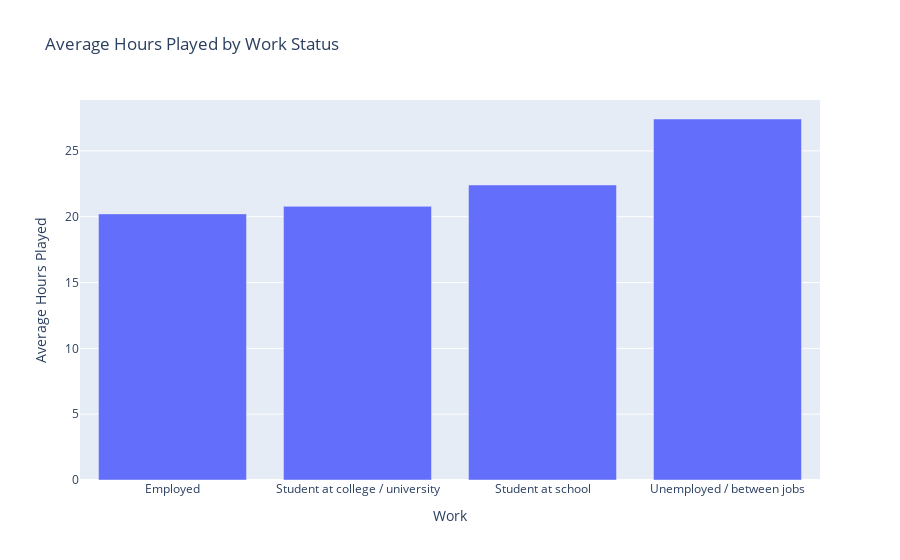
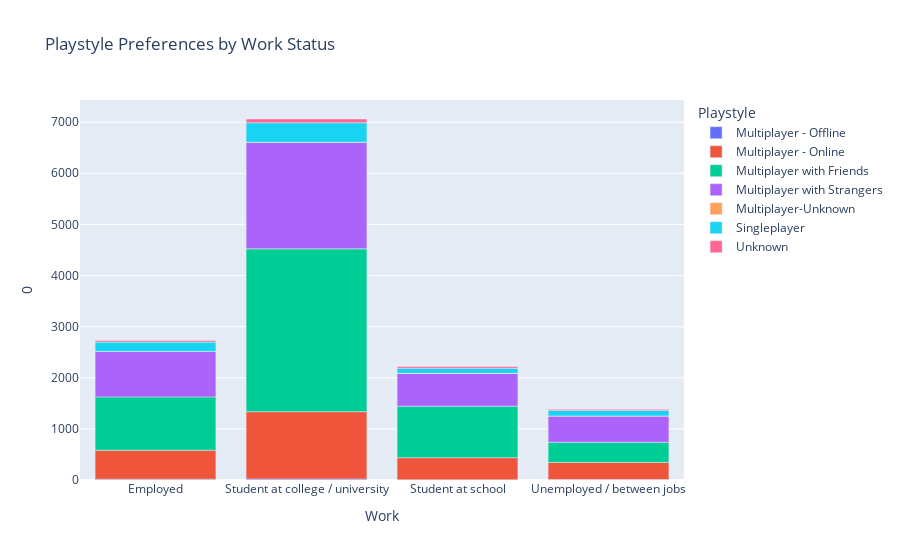
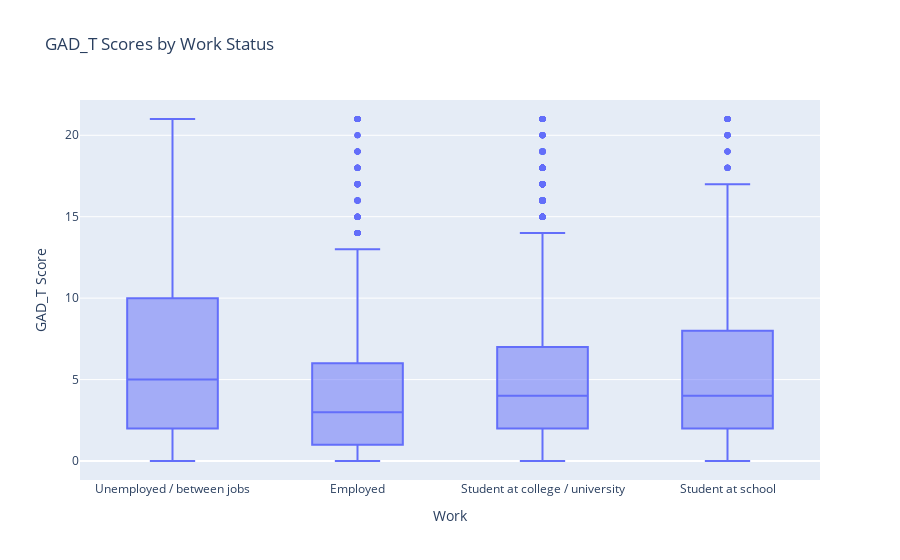

Notebook code for these charts, in order:
### Code cell
import pandas as pd
import plotly.express as px
from scipy import stats

# Assuming 'data' is your cleaned pandas DataFrame

# 1. Group Data by Work Status
grouped_data = data.groupby("Work")

# 2. Analyze Hours Played by Work Status

# ANOVA test
f_statistic, p_value = stats.f_oneway(*[group["Hours"] for name, group in grouped_data])
print("ANOVA for Hours Played:")
print(f"F-statistic: {f_statistic:.2f}, p-value: {p_value:.4f}")

# Interactive bar chart with Plotly Express
fig = px.bar(grouped_data["Hours"].mean().reset_index(), x="Work", y="Hours", 
             title="Average Hours Played by Work Status",
             labels={"Hours": "Average Hours Played"})
fig.show()

# 3. Analyze Playstyle Preferences by Work Status

# Chi-square test
playstyle_crosstab = pd.crosstab(data["Work"], data["Playstyle"])
chi2_stat, p_value, dof, expected = stats.chi2_contingency(playstyle_crosstab)
print("\nChi-square test for Playstyle Preferences:")
print(f"Chi-square statistic: {chi2_stat:.2f}, p-value: {p_value:.4f}")

# Interactive stacked bar chart with Plotly Express
fig = px.bar(playstyle_crosstab.stack().reset_index(), x="Work", y=0, color="Playstyle",
             title="Playstyle Preferences by Work Status",
             labels={0: "Proportion of Players"})
fig.show()

# 4. Analyze GAD_T Scores by Work Status

# Kruskal-Wallis H-test (non-parametric alternative to ANOVA)
h_statistic, p_value = stats.kruskal(*[group["GAD_T"] for name, group in grouped_data])
print("\nKruskal-Wallis H-test for GAD_T Scores:")
print(f"H-statistic: {h_statistic:.2f}, p-value: {p_value:.4f}")

# Interactive box plot with Plotly Express
fig = px.box(data, x="Work", y="GAD_T", 
             title="GAD_T Scores by Work Status",
             labels={"GAD_T": "GAD_T Score"})
fig.show()

### Figure 1 — Plotly figure (JSON) as saved in the notebook; plotly's stock layout.template omitted (floating-point values rounded to 4 significant figures)
{"data": [{"alignmentgroup": "True", "hovertemplate": "Work=%{x}<br>Average Hours Played=%{y}<extra></extra>", "legendgroup": "", "marker": {"color": "#636efa", "pattern": {"shape": ""}}, "name": "", "offsetgroup": "", "orientation": "v", "showlegend": false, "textposition": "auto", "type": "bar", "x": ["Employed", "Student at college / university", "Student at school", "Unemployed / between jobs"], "xaxis": "x", "y": [20.22, 20.79, 22.41, 27.42], "yaxis": "y"}], "layout": {"barmode": "relative", "legend": {"tracegroupgap": 0}, "title": {"text": "Average Hours Played by Work Status"}, "xaxis": {"anchor": "y", "domain": [0, 1], "title": {"text": "Work"}}, "yaxis": {"anchor": "x", "domain": [0, 1], "title": {"text": "Average Hours Played"}}}}

### Figure 2 — Plotly figure (JSON) as saved in the notebook; plotly's stock layout.template omitted (floating-point values rounded to 4 significant figures)
{"data": [{"alignmentgroup": "True", "hovertemplate": "Playstyle=Multiplayer - Offline<br>Work=%{x}<br>0=%{y}<extra></extra>", "legendgroup": "Multiplayer - Offline", "marker": {"color": "#636efa", "pattern": {"shape": ""}}, "name": "Multiplayer - Offline", "offsetgroup": "Multiplayer - Offline", "orientation": "v", "showlegend": true, "textposition": "auto", "type": "bar", "x": ["Employed", "Student at college / university", "Student at school", "Unemployed / between jobs"], "xaxis": "x", "y": [15, 19, 4, 10], "yaxis": "y"}, {"alignmentgroup": "True", "hovertemplate": "Playstyle=Multiplayer - Online<br>Work=%{x}<br>0=%{y}<extra></extra>", "legendgroup": "Multiplayer - Online", "marker": {"color": "#EF553B", "pattern": {"shape": ""}}, "name": "Multiplayer - Online", "offsetgroup": "Multiplayer - Online", "orientation": "v", "showlegend": true, "textposition": "auto", "type": "bar", "x": ["Employed", "Student at college / university", "Student at school", "Unemployed / between jobs"], "xaxis": "x", "y": [568, 1317, 433, 334], "yaxis": "y"}, {"alignmentgroup": "True", "hovertemplate": "Playstyle=Multiplayer with Friends<br>Work=%{x}<br>0=%{y}<extra></extra>", "legendgroup": "Multiplayer with Friends", "marker": {"color": "#00cc96", "pattern": {"shape": ""}}, "name": "Multiplayer with Friends", "offsetgroup": "Multiplayer with Friends", "orientation": "v", "showlegend": true, "textposition": "auto", "type": "bar", "x": ["Employed", "Student at college / university", "Student at school", "Unemployed / between jobs"], "xaxis": "x", "y": [1043, 3186, 1007, 394], "yaxis": "y"}, {"alignmentgroup": "True", "hovertemplate": "Playstyle=Multiplayer with Strangers<br>Work=%{x}<br>0=%{y}<extra></extra>", "legendgroup": "Multiplayer with Strangers", "marker": {"color": "#ab63fa", "pattern": {"shape": ""}}, "name": "Multiplayer with Strangers", "offsetgroup": "Multiplayer with Strangers", "orientation": "v", "showlegend": true, "textposition": "auto", "type": "bar", "x": ["Employed", "Student at college / university", "Student at school", "Unemployed / between jobs"], "xaxis": "x", "y": [887, 2083, 641, 513], "yaxis": "y"}, {"alignmentgroup": "True", "hovertemplate": "Playstyle=Multiplayer-Unknown<br>Work=%{x}<br>0=%{y}<extra></extra>", "legendgroup": "Multiplayer-Unknown", "marker": {"color": "#FFA15A", "pattern": {"shape": ""}}, "name": "Multiplayer-Unknown", "offsetgroup": "Multiplayer-Unknown", "orientation": "v", "showlegend": true, "textposition": "auto", "type": "bar", "x": ["Employed", "Student at college / university", "Student at school", "Unemployed / between jobs"], "xaxis": "x", "y": [3, 3, 1, 3], "yaxis": "y"}, {"alignmentgroup": "True", "hovertemplate": "Playstyle=Singleplayer<br>Work=%{x}<br>0=%{y}<extra></extra>", "legendgroup": "Singleplayer", "marker": {"color": "#19d3f3", "pattern": {"shape": ""}}, "name": "Singleplayer", "offsetgroup": "Singleplayer", "orientation": "v", "showlegend": true, "textposition": "auto", "type": "bar", "x": ["Employed", "Student at college / university", "Student at school", "Unemployed / between jobs"], "xaxis": "x", "y": [182, 381, 101, 107], "yaxis": "y"}, {"alignmentgroup": "True", "hovertemplate": "Playstyle=Unknown<br>Work=%{x}<br>0=%{y}<extra></extra>", "legendgroup": "Unknown", "marker": {"color": "#FF6692", "pattern": {"shape": ""}}, "name": "Unknown", "offsetgroup": "Unknown", "orientation": "v", "showlegend": true, "textposition": "auto", "type": "bar", "x": ["Employed", "Student at college / university", "Student at school", "Unemployed / between jobs"], "xaxis": "x", "y": [32, 73, 33, 21], "yaxis": "y"}], "layout": {"barmode": "relative", "legend": {"title": {"text": "Playstyle"}, "tracegroupgap": 0}, "title": {"text": "Playstyle Preferences by Work Status"}, "xaxis": {"anchor": "y", "domain": [0, 1], "title": {"text": "Work"}}, "yaxis": {"anchor": "x", "domain": [0, 1], "title": {"text": "0"}}}}

### Figure 3 — Plotly figure (JSON) as saved in the notebook; plotly's stock layout.template omitted (floating-point values rounded to 4 significant figures; data arrays with more than 128 entries replaced by an {"elided": "..."} marker saying what was removed)
{"data": [{"alignmentgroup": "True", "hovertemplate": "Work=%{x}<br>GAD_T Score=%{y}<extra></extra>", "legendgroup": "", "marker": {"color": "#636efa"}, "name": "", "notched": false, "offsetgroup": "", "orientation": "v", "showlegend": false, "type": "box", "x": {"elided": "13432 str values"}, "x0": " ", "xaxis": "x", "y": {"elided": "13432 int values"}, "y0": " ", "yaxis": "y"}], "layout": {"boxmode": "group", "legend": {"tracegroupgap": 0}, "title": {"text": "GAD_T Scores by Work Status"}, "xaxis": {"anchor": "y", "domain": [0, 1], "title": {"text": "Work"}}, "yaxis": {"anchor": "x", "domain": [0, 1], "title": {"text": "GAD_T Score"}}}}
